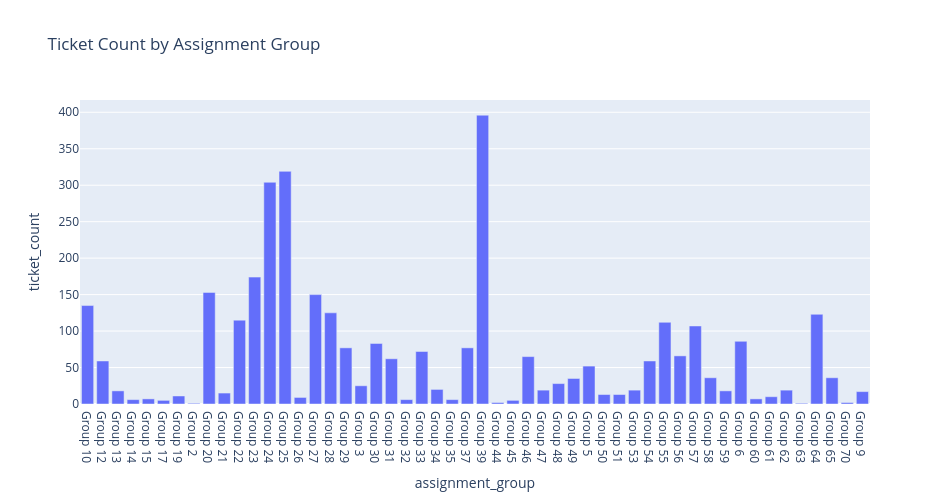

This figure's notebook cell:
### Code cell
import plotly.express as px

# Create an interactive bar chart using the sggb DataFrame
# I'm setting a specific width and height to ensure readability
fig = px.bar(
    sggb, 
    x='assignment_group', 
    y='ticket_count',
    title='Ticket Count by Assignment Group',
    width=950,
    height=500
)

# Display the figure in the notebook
fig.show()

### Figure 1 — Plotly figure (JSON) as saved in the notebook; plotly's stock layout.template omitted (floating-point values rounded to 4 significant figures)
{"data": [{"hovertemplate": "assignment_group=%{x}<br>ticket_count=%{y}<extra></extra>", "legendgroup": "", "marker": {"color": "#636efa", "pattern": {"shape": ""}}, "name": "", "orientation": "v", "showlegend": false, "textposition": "auto", "type": "bar", "x": ["Group 10", "Group 12", "Group 13", "Group 14", "Group 15", "Group 17", "Group 19", "Group 2", "Group 20", "Group 21", "Group 22", "Group 23", "Group 24", "Group 25", "Group 26", "Group 27", "Group 28", "Group 29", "Group 3", "Group 30", "Group 31", "Group 32", "Group 33", "Group 34", "Group 35", "Group 37", "Group 39", "Group 44", "Group 45", "Group 46", "Group 47", "Group 48", "Group 49", "Group 5", "Group 50", "Group 51", "Group 53", "Group 54", "Group 55", "Group 56", "Group 57", "Group 58", "Group 59", "Group 6", "Group 60", "Group 61", "Group 62", "Group 63", "Group 64", "Group 65", "Group 70", "Group 9"], "xaxis": "x", "y": [135, 59, 18, 6, 7, 5, 11, 1, 153, 15, 115, 174, 304, 319, 9, 150, 125, 77, 25, 83, 62, 6, 72, 20, 6, 77, 396, 2, 5, 65, 19, 28, 35, 52, 13, 13, 19, 59, 112, 66, 107, 36, 18, 86, 7, 10, 19, 1, 123, 36, 2, 17], "yaxis": "y"}], "layout": {"barmode": "relative", "height": 500, "legend": {"tracegroupgap": 0}, "title": {"text": "Ticket Count by Assignment Group"}, "width": 950, "xaxis": {"anchor": "y", "domain": [0, 1], "title": {"text": "assignment_group"}}, "yaxis": {"anchor": "x", "domain": [0, 1], "title": {"text": "ticket_count"}}}}
